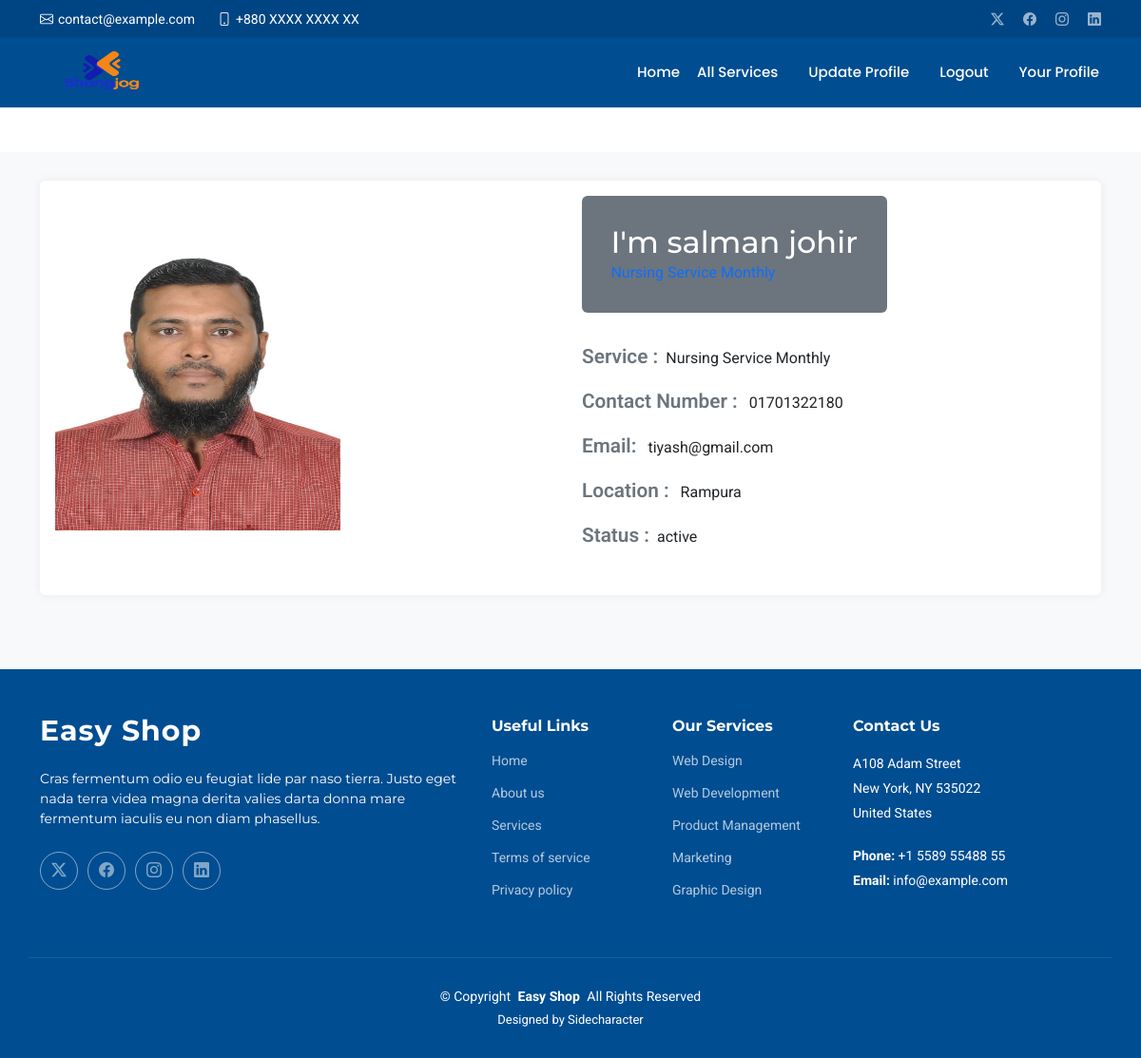
The page /profile/ (signed in) on the database as committed earlier.
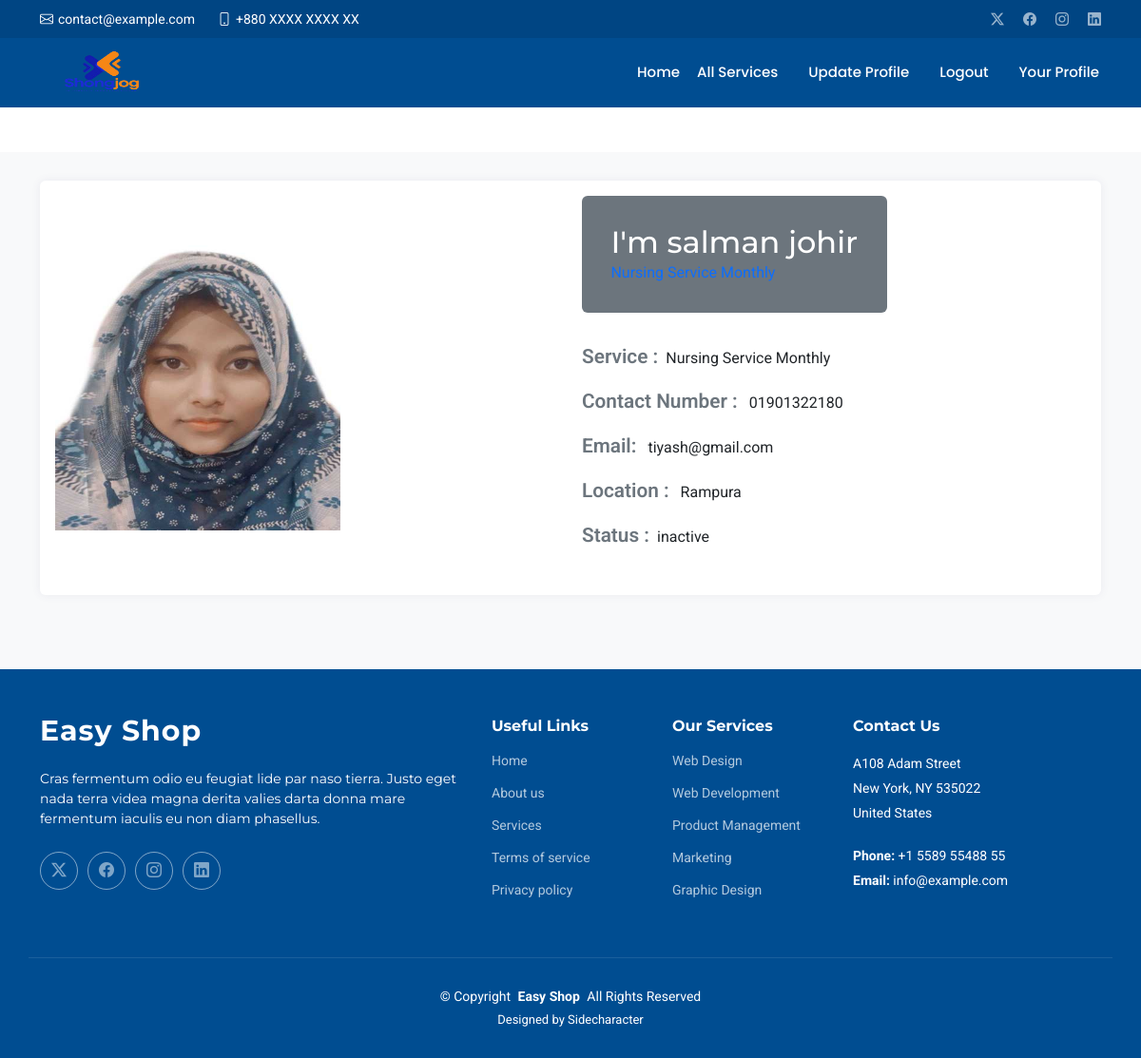
The same page on the database as committed later.
### shongjog/models.py (models this page shows, shortened)
class Registration(models.Model):
    user = models.OneToOneField(User, on_delete=models.CASCADE , blank=True, null=True)  # Linked with Django's User model
    phone_number = models.CharField(max_length=15)
    status = models.CharField(max_length=8, choices=[('active', 'Active'), ('inactive', 'Inactive')], default='active')
    occupation = models.CharField(max_length=100)
    area = models.CharField(max_length=100 , blank=True, null=True)
    picture = models.ImageField(upload_to='profile_pictures/', blank=True, null=True)

### shongjog/views.py (the view)
# urls.py: path('profile/', profile, name='profile'),
def profile(request):
    registration = get_object_or_404(Registration, user=request.user)
    return render(request, 'profile.html', {'registration': registration})

### templates/profile.html (shortened to what this page needs)
{% load static %}
<!DOCTYPE html>
<html lang="en">
  <head>
    <link
      href="/static/assets/vendor/bootstrap/css/bootstrap.min.css"
      rel="stylesheet"
    />
    <link
      href="/static/assets/vendor/bootstrap-icons/bootstrap-icons.css"
      rel="stylesheet"
    />
    <link href="/static/assets/vendor/aos/aos.css" rel="stylesheet" />
    <link
      href="/static/assets/vendor/glightbox/css/glightbox.min.css"
      rel="stylesheet"
    />
    <link
      href="/static/assets/vendor/swiper/swiper-bundle.min.css"
      rel="stylesheet"
    />
    <link href="/static/assets/css/main.css" rel="stylesheet" />
  </head>
  <body class="index-page"></body>
    <header id="header" class="header fixed-top">
      <div class="topbar d-flex align-items-center">
        <div
          class="container d-flex justify-content-center justify-content-md-between"
        >
          <div class="contact-info d-flex align-items-center">
            <i class="bi bi-envelope d-flex align-items-center"
              ><a href="mailto:contact@example.com">contact@example.com</a></i
            >
            <i class="bi bi-phone d-flex align-items-center ms-4"
              ><span>+880 XXXX XXXX XX</span></i
            >
          </div>
          <div class="social-links d-none d-md-flex align-items-center">
            <a href="#" class="twitter"><i class="bi bi-twitter-x"></i></a>
            <a href="#" class="facebook"><i class="bi bi-facebook"></i></a>
            <a href="#" class="instagram"><i class="bi bi-instagram"></i></a>
            <a href="#" class="linkedin"><i class="bi bi-linkedin"></i></a>
          </div>
        </div>
      </div>
      <div class="branding d-flex align-items-cente">
        <div
          class="container position-relative d-flex align-items-center justify-content-between"
        >
          <a href="/" class="logo d-flex align-items-center">
            <h1 class="sitename">
              <img src="/static/assets/img/logo.png" alt="" />
            </h1>
          </a>
          <nav id="navmenu" class="navmenu">
            <ul>
              <li></li>
                <a href="#hero" class="active">Home<br/></a>
              <li><a href="all_services/">All Services</a></li>
              <li><a href="{% url 'update_profile' %}">Update Profile</a></li>
              <li><a href="{% url 'logout' %}?next=/" >Logout</a></li>
              {% if user.is_authenticated %}
              <li><a href="{% url 'profile' %}">Your Profile</a></li>
              {% else %}
              <li><a href="{% url 'login' %}">Log In</a></li>
              {% endif %}
            </ul>
          </nav>
        </div>
      </div>
    </header>
    <main class="main" style="margin-top:20vh;">
        <section class="bg-light">
            <div class="container">
                <div class="row">
                    <div class="col-lg-12 mb-4 mb-sm-5">
                        <div class="card card-style1 border-0">
                            <div class="card-body p-1-9 p-sm-2-3 p-md-6 p-lg-7">
                                <div class="row align-items-center">
                                    <div class="col-lg-6 mb-4 mb-lg-0">
                                        {% if  registration.picture  %}
                                        <img style = "width: 300px;height : 300px;" src="{{ registration.picture.url }}" alt="...">
                                        {% else %}
                                        <img style = "width: 300px;height : 300px;" src="https://static.vecteezy.com/system/resources/thumbnails/027/951/137/small_2x/stylish-spectacles-guy-3d-avatar-character-illustrations-png.png" alt="...">
                                        {% endif %}
                                    </div>
                                    <div class="col-lg-6 px-xl-10">
                                        <div class="bg-secondary d-lg-inline-block py-1-9 px-1-9 px-sm-6 mb-1-9 rounded">
                                            <h3 class="h2 text-white mb-0">I'm {{ registration.user.first_name }} {{ registration.user.last_name }}</h3>
                                            <span class="text-primary">{{ registration.occupation}}</span>
                                        </div>
                                        <ul class="list-unstyled mb-1-9">
                                            <li class="mb-2 mb-xl-3 display-28"><span class="display-26 text-secondary me-2 font-weight-600">Service :</span>{{ registration.occupation}} </li>
                                            <li class="mb-2 mb-xl-3 display-28"><span class="display-26 text-secondary me-2 font-weight-600">Contact Number :</span> {{ registration.phone_number }}</li>
                                            <li class="mb-2 mb-xl-3 display-28"><span class="display-26 text-secondary me-2 font-weight-600">Email:</span> {{ registration.user.email }}</li>
                                            <li class="mb-2 mb-xl-3 display-28"><span class="display-26 text-secondary me-2 font-weight-600">Location :</span> {{ registration.area }}</li>
                                            <li class="display-28"><span class="display-26 text-secondary me-2 font-weight-600">Status :</span>{{ registration.status }}</li>
                                        </ul>
                                    </div>
                                </div>
                            </div>
                        </div>
                    </div>
                </div>
            </div>
        </section>
    </main>
    <footer id="footer" class="footer accent-background">
      <div class="container footer-top">
        <div class="row gy-4">
          <div class="col-lg-5 col-md-12 footer-about">
            <a href="/" class="logo d-flex align-items-center">
              <span class="sitename">Easy Shop</span>
            </a>
            <p>
              Cras fermentum odio eu feugiat lide par naso tierra. Justo eget
              nada terra videa magna derita valies darta donna mare fermentum
              iaculis eu non diam phasellus.
            </p>
            <div class="social-links d-flex mt-4">
              <a href=""><i class="bi bi-twitter-x"></i></a>
              <a href=""><i class="bi bi-facebook"></i></a>
              <a href=""><i class="bi bi-instagram"></i></a>
              <a href=""><i class="bi bi-linkedin"></i></a>
            </div>
          </div>
          <div class="col-lg-2 col-6 footer-links">
            <h4>Useful Links</h4>
            <ul>
              <li><a href="#">Home</a></li>
              <li><a href="#">About us</a></li>
              <li><a href="#">Services</a></li>
              <li><a href="#">Terms of service</a></li>
              <li><a href="#">Privacy policy</a></li>
            </ul>
          </div>
          <div class="col-lg-2 col-6 footer-links">
            <h4>Our Services</h4>
            <ul>
              <li><a href="#">Web Design</a></li>
              <li><a href="#">Web Development</a></li>
              <li><a href="#">Product Management</a></li>
              <li><a href="#">Marketing</a></li>
              <li><a href="#">Graphic Design</a></li>
            </ul>
          </div>
          <div
            class="col-lg-3 col-md-12 footer-contact text-center text-md-start"
          >
            <h4>Contact Us</h4>
            <p>A108 Adam Street</p>
            <p>New York, NY 535022</p>
            <p>United States</p>
            <p class="mt-4">
              <strong>Phone:</strong> <span>+1 5589 55488 55</span>
            </p>
            <p><strong>Email:</strong> <span>info@example.com</span></p>
          </div>
        </div>
      </div>
      <div class="container copyright text-center mt-4">
        <p>
          © <span>Copyright</span>
          <strong class="px-1 sitename">Easy Shop</strong>
          <span>All Rights Reserved</span>
        </p>
        <div class="credits">Designed by <a href="">Sidecharacter</a></div>
      </div>
    </footer>
  </body>
</html>

### templates/profile.html (style rules this page uses)
.card-style1 { box-shadow: 0px 0px 10px 0px rgb(89 75 128 / 9%); }
.border-0 { border: 0!important; }
.card { position: relative; display: flex; flex-direction: column; min-width: 0; word-wrap: break-word; background-color: #fff; background-clip: border-box; border: 1px solid rgba(0,0,0,.125); border-radius: 0.25rem; }
section { padding: 120px 0; overflow: hidden; background: #fff; }
.text-primary { color: #ceaa4d !important; }
.text-secondary { color: #15395A !important; }
.font-weight-600 { font-weight: 600; }
.display-26 { font-size: 1.3rem; }
@media screen and (min-width: 992px) { .p-lg-7 { padding: 4rem; } }
@media screen and (min-width: 768px) { .p-md-6 { padding: 3.5rem; } }
@media screen and (min-width: 576px) { .p-sm-2-3 { padding: 2.3rem; } }
.p-1-9 { padding: 1.9rem; }
.bg-secondary { background: #15395A !important; }
@media screen and (min-width: 576px) { .pe-sm-6, .px-sm-6 { padding-right: 3.5rem; } }
@media screen and (min-width: 576px) { .ps-sm-6, .px-sm-6 { padding-left: 3.5rem; } }
.pe-1-9, .px-1-9 { padding-right: 1.9rem; }
.ps-1-9, .px-1-9 { padding-left: 1.9rem; }
.pb-1-9, .py-1-9 { padding-bottom: 1.9rem; }
.pt-1-9, .py-1-9 { padding-top: 1.9rem; }
.mb-1-9, .my-1-9 { margin-bottom: 1.9rem; }
@media (min-width: 992px) { .d-lg-inline-block { display: inline-block!important; } }
.rounded { border-radius: 0.25rem!important; }

Rows that differ between the two databases and show on the page:
changed Registration "Nursing Service Monthly": picture: a different picture; phone_number "01701322180" → "01901322180"; status "active" → "inactive"
